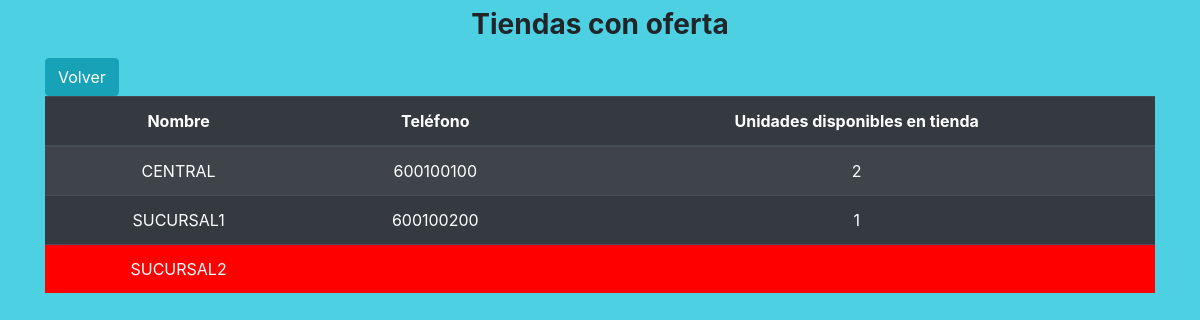
The app's page /rodriguez.barros.diego.examen.dwcs.ud4/examen4/tiendas.php?id=1 with its own data.
### tables this page shows
create table if not exists stocks(
producto int,
tienda int,
unidades int unsigned not null,
constraint pk_stock primary key(producto, tienda),
constraint fk_stock_prod foreign key(producto) references productos(id) on update
cascade on delete cascade,
constraint fk_stock_tienda foreign key(tienda) references tiendas(id) on update
cascade on delete cascade
);

create table if not exists tiendas(
id int auto_increment primary key,
nombre varchar(100) not null,
tlf varchar(13) null
);

### rodriguez.barros.diego.examen.dwcs.ud4/examen4/tiendas.php (the view, shortened to what this page needs)
<?php
    $id = $_GET['id'];
?>
<!doctype html>
<html lang="es">
<head>
    <link rel="stylesheet" href="https://stackpath.bootstrapcdn.com/bootstrap/4.4.1/css/bootstrap.min.css"
>
</head>
<body style="background: #4dd0e1">
    <h3 class="text-center mt-2 font-weight-bold">Tiendas con oferta</h3>
    <div class="container mt-3">
        <a href="listado.php" class="btn btn-info">Volver</a>
        <table class="table table-striped table-dark">
            <thead>
                <tr class="text-center">
                    <th scope="col">Nombre</th>
                    <th scope="col">Teléfono</th>
                    <th scope="col">Unidades disponibles en tienda</th>
                </tr>
            </thead>
            <tbody>
<?php
    require_once 'conexion.php';
    $consulta = "SELECT tiendas.nombre, tiendas.tlf, stocks.unidades AS unidades FROM tiendas LEFT JOIN stocks ON tiendas.id = stocks.tienda AND stocks.producto = :i";
    $stmt = $conProyecto->prepare($consulta);
    try {
        $stmt->execute([':i' => $id]);
    } catch (PDOException $ex) {
        die("Error al recuperar la tienda: id producto no encontrado, mensaje de error: " . $ex->getMessage());
    }
    while ($filas = $stmt->fetch(PDO::FETCH_OBJ)) {
        $fondo = ($filas->unidades == 0) ? "style='background-color: red;'" : "";
        echo <<<MARCA
        <tr class='text-center' $fondo>
            <td>{$filas->nombre}</td>
            <td>{$filas->tlf}</td>
            <td>{$filas->unidades}</td>
        </tr>
    MARCA;
    }
?>
            </tbody>
        </table>
    </div>
</body>
</html>

### records on screen
stocks: tienda.nombre "CENTRAL", tienda.tlf "600100100", unidades "2"
stocks: tienda.nombre "SUCURSAL1", tienda.tlf "600100200", unidades "1"
tiendas: nombre "SUCURSAL2"
